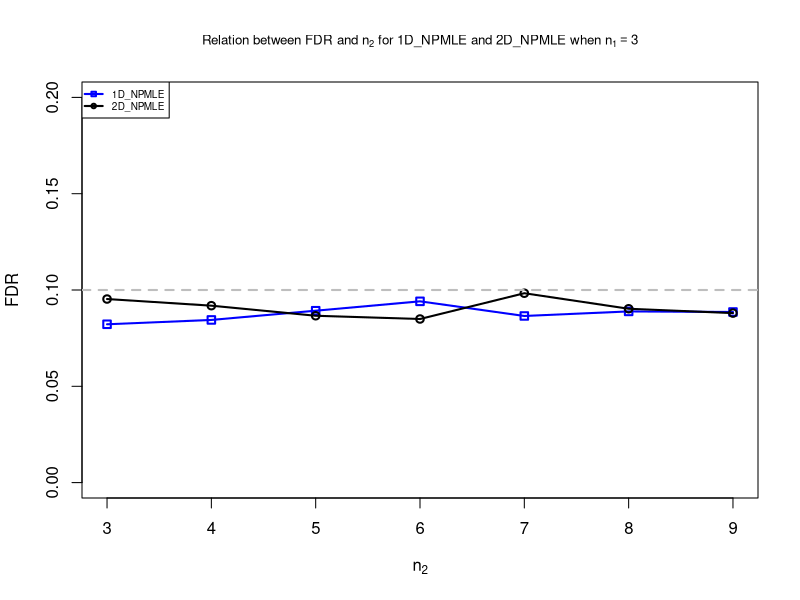
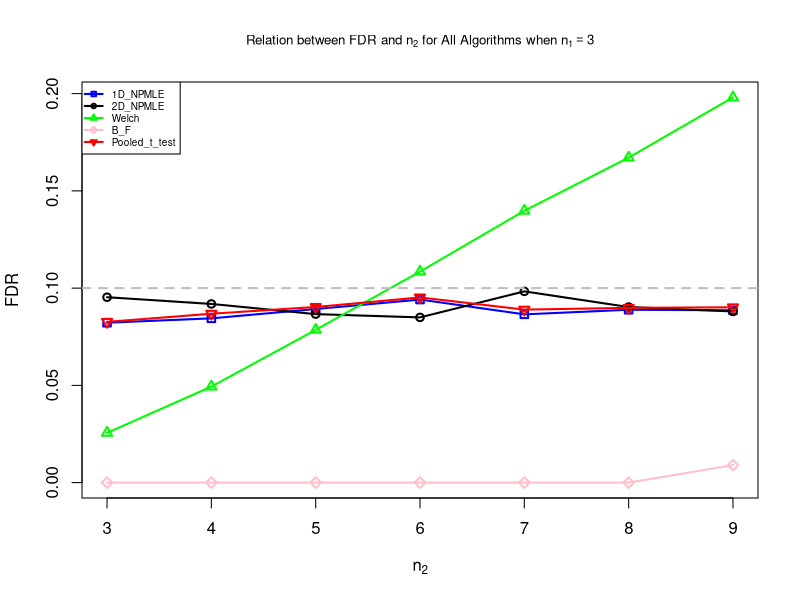
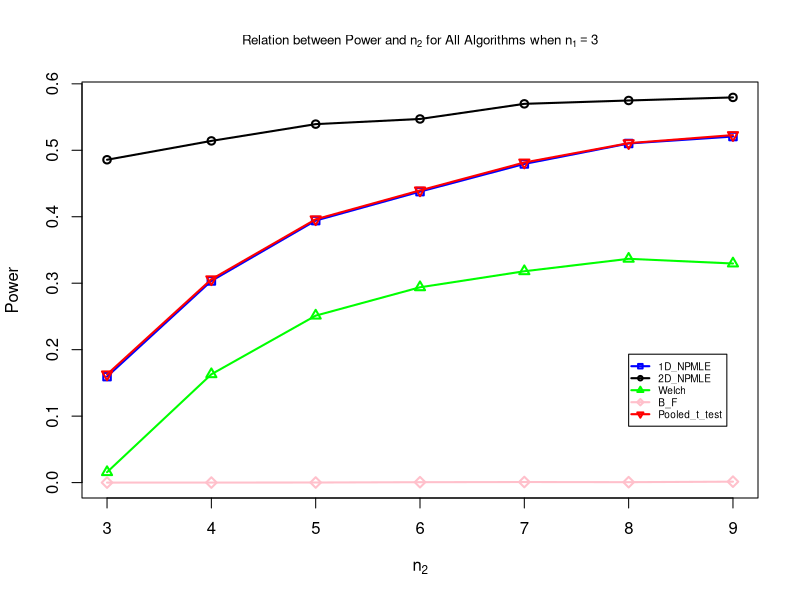
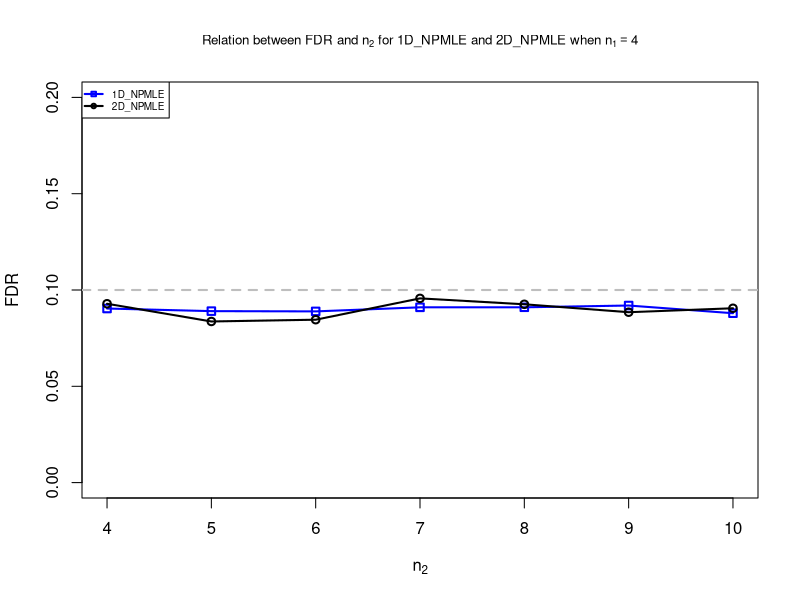
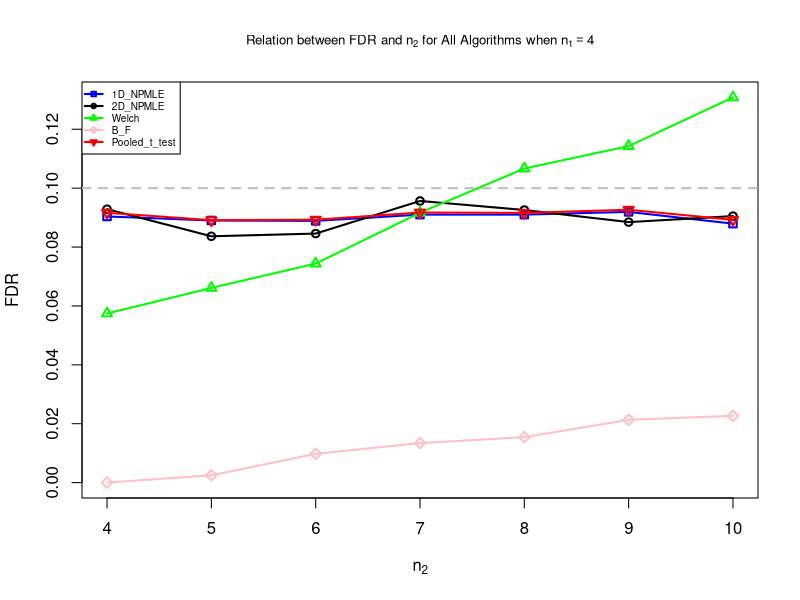
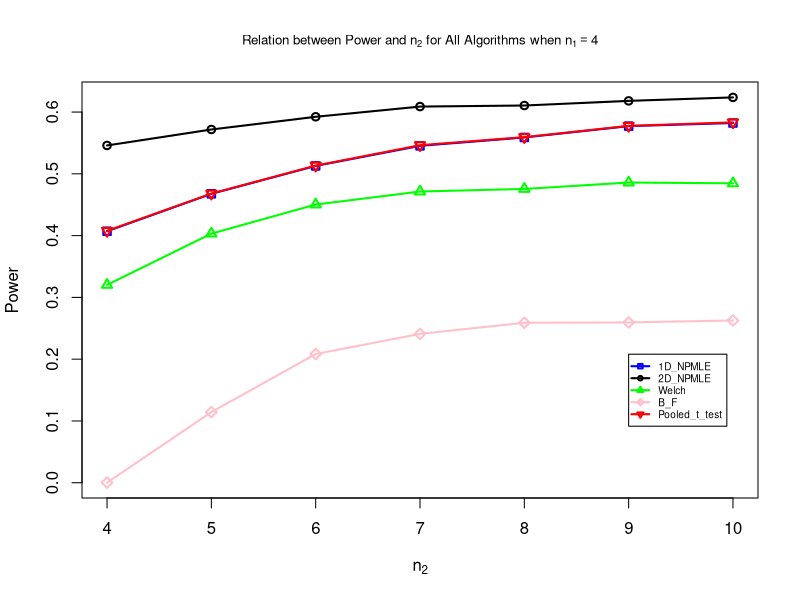
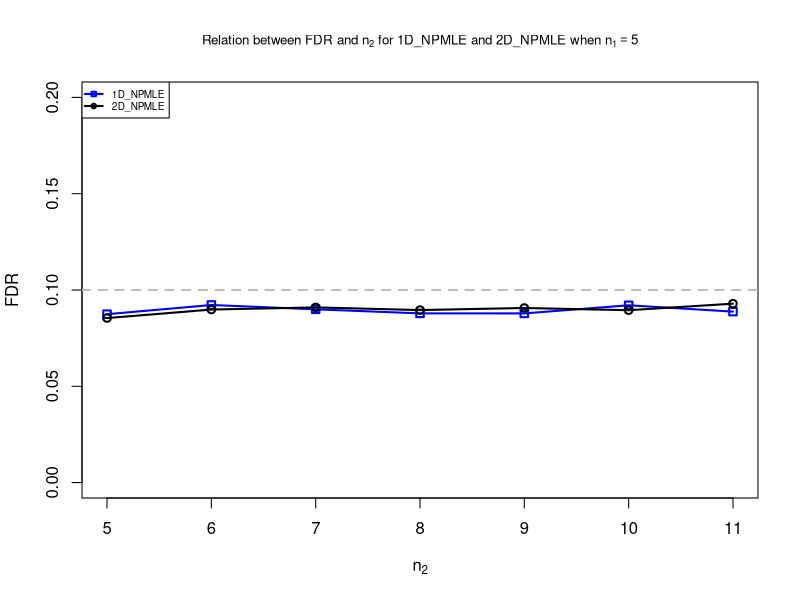
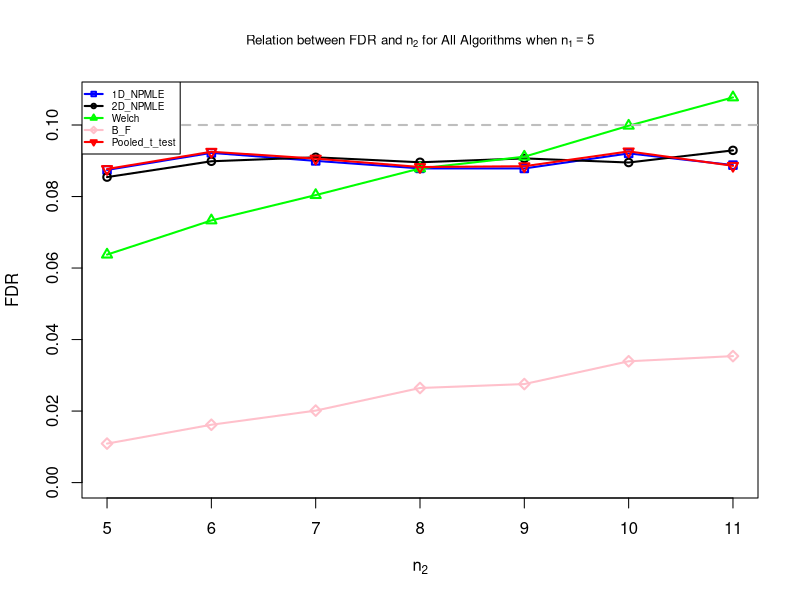

R code for these plots, in order:
## ---- chunk 1
Full_FDR_Data = read.csv('./Full Data/Full_FDR_Data_new.csv')
Full_Power_Data = read.csv('./Full Data/Full_Power_Data_new.csv')
## ---- chunk 2
Full_FDR_Data
## ---- chunk 3
Plotter = function(n1, length_n2, Full_FDR_Data, Full_Power_Data) {
  n2_range = c(n1: (n1 + length_n2 - 1))
  FDR_n1 = Full_FDR_Data[Full_FDR_Data$n1 == n1 & (Full_FDR_Data$n2 %in% n2_range), ]
  Power_n1 = Full_Power_Data[Full_Power_Data$n1 == n1 & (Full_Power_Data$n2 %in% n2_range), ]
  
  # FDR with 1D_NPMLE, 2D_NPMLE
  main = substitute(expression(paste('Relation between FDR and ', n[2], ' for 1D_NPMLE and 2D_NPMLE when ', n[1] == N1)), list(N1 = n1))
  plot(FDR_n1$n2, FDR_n1$X1D_NPMLE, type = 'o', pch = 0, col = 'blue', lwd = 2, xlab = expression(n[2]), ylab = 'FDR', main = eval(main), cex.main = 0.8, ylim = c(0, 0.2))
  lines(FDR_n1$n2, FDR_n1$X2D_NPMLE, type = 'o', pch = 1, col = 'black', lwd = 2)
  abline(h = 0.1, lwd = 2, col = 'grey', lty = 2)
  legend('topleft', c('1D_NPMLE', '2D_NPMLE'), col=c('blue', 'black'), pch = c(0, 1), lwd=2, lty = 1, cex = 0.6)
  
  # FDR with all algorithms
  main = substitute(expression(paste('Relation between FDR and ', n[2], ' for All Algorithms when ', n[1] == N1)), list(N1 = n1))
  plot(FDR_n1$n2, FDR_n1$X1D_NPMLE, type = 'o', pch = 0, col = 'blue', lwd = 2, xlab = expression(n[2]), ylab = 'FDR', main = eval(main), cex.main = 0.8, ylim = c(0, max(FDR_n1[, c(3,4,5,6,7)])))
  lines(FDR_n1$n2, FDR_n1$X2D_NPMLE, type = 'o', pch = 1, col = 'black', lwd = 2)
  lines(FDR_n1$n2, FDR_n1$Welch, type = 'o', pch = 2, col = 'green', lwd = 2)
  lines(FDR_n1$n2, FDR_n1$B_F, type = 'o', pch = 5, col = 'pink', lwd = 2)
  lines(FDR_n1$n2, FDR_n1$t_test, type = 'o', pch = 6, col = 'red', lwd = 2)
  abline(h = 0.1, lwd = 2, col = 'grey', lty = 2)
  legend('topleft', c('1D_NPMLE', '2D_NPMLE', 'Welch', 'B_F', 'Pooled_t_test'), col=c('blue', 'black', 'green', 'pink', 'red'), pch = c(0,1,2,5,6), lwd=2, lty = 1, cex = 0.6)
  
  # Power with all algorithms
  main = substitute(expression(paste('Relation between Power and ', n[2], ' for All Algorithms when ', n[1] == N1)), list(N1 = n1))
  plot(Power_n1$n2, Power_n1$X1D_NPMLE, type = 'o', pch = 0, col = 'blue', lwd = 2, xlab = expression(n[2]), ylab = 'Power', main = eval(main), cex.main = 0.8, ylim = c(min(Power_n1[, c(3,4,5,6,7)]), max(Power_n1[, c(3,4,5,6,7)])))
  lines(Power_n1$n2, Power_n1$X2D_NPMLE, type = 'o', pch = 1, col = 'black', lwd = 2)
  lines(Power_n1$n2, Power_n1$Welch, type = 'o', pch = 2, col = 'green', lwd = 2)
  lines(Power_n1$n2, Power_n1$B_F, type = 'o', pch = 5, col = 'pink', lwd = 2)
  lines(Power_n1$n2, Power_n1$t_test, type = 'o', pch = 6, col = 'red', lwd = 2)
  legend(n1 + length_n2 - 2, 2/3*min(Power_n1[, c(3,4,5,6,7)]) + 1/3*max(Power_n1[, c(3,4,5,6,7)]), c('1D_NPMLE', '2D_NPMLE', 'Welch', 'B_F', 'Pooled_t_test'), col=c('blue', 'black', 'green', 'pink', 'red'), pch = c(0,1,2,5,6), lwd=2, lty = 1, cex = 0.6)
}
## ---- chunk 4
n1 = 3
length_n2 = 7
## ---- chunk 5
Plotter(n1, length_n2, Full_FDR_Data, Full_Power_Data)
## ---- chunk 6
n1 = 4
length_n2 = 7
## ---- chunk 7
Plotter(n1, length_n2, Full_FDR_Data, Full_Power_Data)
## ---- chunk 8
n1 = 5
length_n2 = 7
## ---- chunk 9
Plotter(n1, length_n2, Full_FDR_Data, Full_Power_Data)
## ---- chunk 10
n1 = 6
length_n2 = 7
## ---- chunk 11
Plotter(n1, length_n2, Full_FDR_Data, Full_Power_Data)
## ---- chunk 12
n1 = 7
length_n2 = 7
## ---- chunk 13
Plotter(n1, length_n2, Full_FDR_Data, Full_Power_Data)
## ---- chunk 14
FDR_plotter = function(n1, length_n2, Full_FDR_Data) {
  n2_range = c(n1: (n1 + length_n2 - 1))
  FDR_n1 = Full_FDR_Data[Full_FDR_Data$n1 == n1 & (Full_FDR_Data$n2 %in% n2_range), ]
  
  #main = substitute(expression(paste('Relation between FDR and ', n[2], ' for All Algorithms when ', n[1] == N1)), list(N1 = n1))
  #plot(FDR_n1$n2, FDR_n1$X1D_NPMLE, type = 'o', pch = 0, col = 'blue', lwd = 2, xlab = expression(n[2]), ylab = 'FDR', main = eval(main), cex.main = 0.8, ylim = c(0, max(FDR_n1[, c(3,4,5,6,7)])))
  plot(FDR_n1$n2, FDR_n1$X1D_NPMLE, type = 'o', pch = 0, col = 'blue', lwd = 2, xlab = expression(n[2]), ylab = 'FDR', ylim = c(0, max(FDR_n1[, c(3,4,5,6,7,8,9)], 0.1)), cex.lab = 1)
  lines(FDR_n1$n2, FDR_n1$X2D_NPMLE, type = 'o', pch = 1, col = 'black', lwd = 2)
  lines(FDR_n1$n2, FDR_n1$Welch, type = 'o', pch = 2, col = 'green', lwd = 2)
  lines(FDR_n1$n2, FDR_n1$B_F, type = 'o', pch = 5, col = 'pink', lwd = 2)
  lines(FDR_n1$n2, FDR_n1$t_test, type = 'o', pch = 6, col = 'red', lwd = 2)
  lines(FDR_n1$n2, FDR_n1$EV_NPMLE, type = 'o', pch = 3, col = '#87CEFA', lwd = 2)
  lines(FDR_n1$n2, FDR_n1$EV2_NPMLE, type = 'o', pch = 7, col = 'darkblue', lwd = 2)
  abline(h = 0.1, lwd = 2, col = 'grey', lty = 2)
  #legend('topleft', c('1D_NPMLE', '2D_NPMLE', 'Welch', 'B_F', 'Pooled_t_test'), col=c('blue', 'black', 'green', 'pink', 'red'), pch = c(0,1,2,5,6), lwd=2, lty = 1, cex = 0.6)
}

Power_plotter = function(n1, length_n2, Full_Power_Data) {
  n2_range = c(n1: (n1 + length_n2 - 1))
  Power_n1 = Full_Power_Data[Full_Power_Data$n1 == n1 & (Full_Power_Data$n2 %in% n2_range), ]
  
  #main = substitute(expression(paste('Relation between Power and ', n[2], ' for All Algorithms when ', n[1] == N1)), list(N1 = n1))
  #plot(Power_n1$n2, Power_n1$X1D_NPMLE, type = 'o', pch = 0, col = 'blue', lwd = 2, xlab = expression(n[2]), ylab = 'Power', main = eval(main), cex.main = 0.8, ylim = c(min(Power_n1[, c(3,4,5,6,7)]), max(Power_n1[, c(3,4,5,6,7)])))
  plot(Power_n1$n2, Power_n1$X1D_NPMLE, type = 'o', pch = 0, col = 'blue', lwd = 2, xlab = expression(n[2]), ylab = 'Power', ylim = c(min(Power_n1[, c(3,4,5,6,7,8,9)]), max(Power_n1[, c(3,4,5,6,7,8,9)])), cex.lab = 1)
  lines(Power_n1$n2, Power_n1$X2D_NPMLE, type = 'o', pch = 1, col = 'black', lwd = 2)
  lines(Power_n1$n2, Power_n1$Welch, type = 'o', pch = 2, col = 'green', lwd = 2)
  lines(Power_n1$n2, Power_n1$B_F, type = 'o', pch = 5, col = 'pink', lwd = 2)
  lines(Power_n1$n2, Power_n1$t_test, type = 'o', pch = 6, col = 'red', lwd = 2)
  lines(Power_n1$n2, Power_n1$EV_NPMLE, type = 'o', pch = 3, col = '#87CEFA', lwd = 2)
  lines(Power_n1$n2, Power_n1$EV2_NPMLE, type = 'o', pch = 7, col = 'darkblue', lwd = 2)
  #legend(n1 + length_n2 - 2, 2/3*min(Power_n1[, c(3,4,5,6,7)]) + 1/3*max(Power_n1[, c(3,4,5,6,7)]), c('1D_NPMLE', '2D_NPMLE', 'Welch', 'B_F', 'Pooled_t_test'), col=c('blue', 'black', 'green', 'pink', 'red'), pch = c(0,1,2,5,6), lwd=2, lty = 1, cex = 0.6)
}
## ---- chunk 15
#par(mfrow = c(3,2))
png("combined_plot_with_legend.png", width = 3200, height = 2400, res = 300)
par(mfrow = c(3, 2), mar = c(2.5,2.5,2.5,2.5), oma = c(0, 0, 0, 13), mgp = c(1.5, 0.5, 0))
FDR_plotter(3,7,Full_FDR_Data)
Power_plotter(3,7,Full_Power_Data)
FDR_plotter(5,7,Full_FDR_Data)
Power_plotter(5,7,Full_Power_Data)
FDR_plotter(7,7,Full_FDR_Data)
Power_plotter(7,7,Full_Power_Data)
#par(mfrow = c(1,1))
par(xpd = NA)
legend('topright', c('1D_NPMLE', '2D_NPMLE', 'Welch', 'B_F', 'Pooled_t_test', 'EVD_NPMLE', 'EV_NPMLE'), col=c('blue', 'black', 'green', 'pink', 'red','#87CEFA', 'darkblue'), pch = c(0,1,2,5,6,3,7), lwd=2, lty = 1, cex = 1.5, inset = c(-0.5, -2.66))
dev.off()
## ---- chunk 16
FDR_equ = Full_FDR_Data[Full_FDR_Data$n1 == Full_FDR_Data$n2, ]
main = expression(paste('Relation between FDR and ', n[2], ' for All Algorithms when ', n[1], ' = ', n[2]))
plot(FDR_equ$n2, FDR_equ$X1D_NPMLE, type = 'o', pch = 2, col = 'blue', lwd = 2, xlab = expression(n[2]), ylab = 'FDR', main = main, cex.main = 0.8, ylim = c(0, max(FDR_equ[, c(3,4,5,6)])))
lines(FDR_equ$n2, FDR_equ$X2D_NPMLE, type = 'o', pch = 2, col = 'black', lwd = 2)
lines(FDR_equ$n2, FDR_equ$Welch, type = 'o', pch = 2, col = 'green', lwd = 2)
lines(FDR_equ$n2, FDR_equ$Pooled_t, type = 'o', pch = 2, col = 'red', lwd = 2)
abline(h = 0.1, lwd = 2, col = 'grey', lty = 2)
legend('bottomleft', c('1D_NPMLE', '2D_NPMLE', 'Welch', 'Pooled_t_test'), col=c('blue', 'black', 'green', 'red'), lwd=2, lty = 1, cex = 0.7)
## ---- chunk 17
Power_equ = Full_Power_Data[Full_Power_Data$n1 == Full_Power_Data$n2, ]
main = expression(paste('Relation between Power and ', n[2], ' for All Algorithms when ', n[1], ' = ', n[2]))
plot(Power_equ$n2, Power_equ$X1D_NPMLE, type = 'o', pch = 2, col = 'blue', lwd = 2, xlab = expression(n[2]), ylab = 'Power', main = main, cex.main = 0.8, ylim = c(0, max(Power_equ[, c(3,4,5,6)])))
lines(Power_equ$n2, Power_equ$X2D_NPMLE, type = 'o', pch = 2, col = 'black', lwd = 2)
lines(Power_equ$n2, Power_equ$Welch, type = 'o', pch = 2, col = 'green', lwd = 2)
lines(Power_equ$n2, Power_equ$Pooled_t, type = 'o', pch = 2, col = 'red', lwd = 2)
legend('bottomright', c('1D_NPMLE', '2D_NPMLE', 'Welch', 'Pooled_t_test'), col=c('blue', 'black', 'green', 'red'), lwd=2, lty = 1, cex = 0.7)
